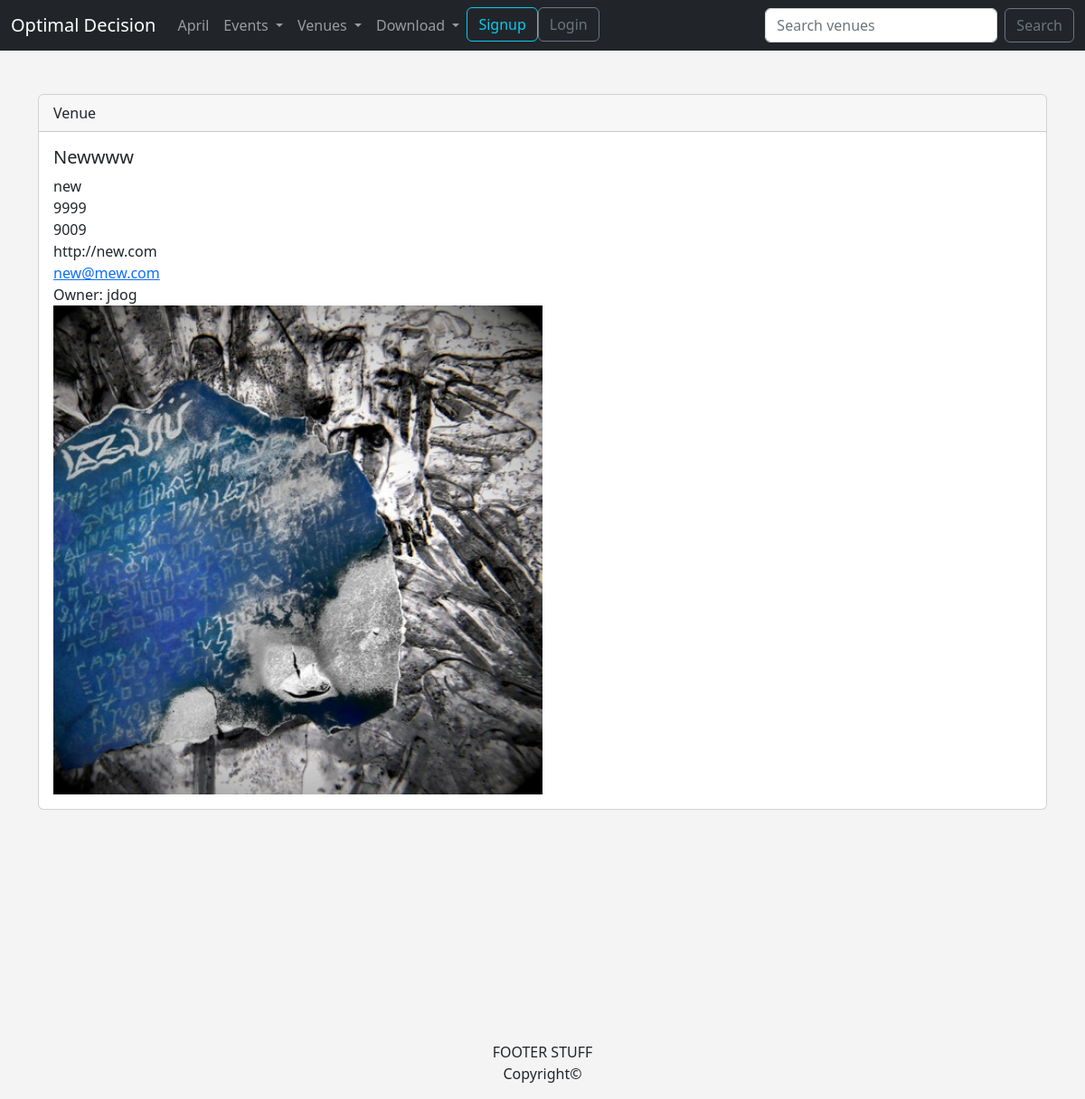
Screenshot of /show_venue/20/ with the database file from the repository.
### events/models.py (models this page shows)
class Venue(models.Model):
    name = models.CharField('Event Name', max_length=120)
    address = models.CharField('Address', max_length=300)
    zip_code = models.CharField('Zip Code', max_length=10)
    phone = models.CharField('Contact Phone', blank=True, max_length=25)
    web = models.URLField('Website Address', blank=True)
    email_address = models.EmailField('Email Address', blank=True)
    owner = models.IntegerField('Venue Owner', blank=False, default=1)
    venue_image = models.ImageField(blank=True, null=True, upload_to='images/')
    def __str__(self):
        return self.name

### events/views.py (the view)
# urls.py: path('show_venue/<venue_id>/', views.show_venue, name='show_venue'),
def show_venue(request, venue_id):
    venue = Venue.objects.get(pk=venue_id)
    venue_owner = User.objects.get(pk=venue.owner)
    return render(request, 'events/show_venue.html', {'venue': venue, 'venue_owner': venue_owner})

### events/templates/events/show_venue.html (shortened to what this page needs)
{% extends 'events/base.html' %}
{% block content %}
<br>
<div class="card">
  <div class="card-header">
   Venue
  </div>
  <div class="card-body">
    <h5 class="card-title">{{ venue }}</h5>
    <p class="card-text">
    {{ venue.address }}<br/>
    {{ venue.zip_code }}<br/>
    {{ venue.phone }}<br/>
    {{ venue.web }}<br/>
    <a href='{{ venue.web }}'>{{ venue.email_address }}</a><br/>
    Owner: {{ venue_owner }}<br/>
    {% if venue.venue_image %}
    <img style='width: 50%; height:50%;' src='{{ venue.venue_image.url }}'></br>
    {% endif %}
    </p>
    </div>
  </div>
</div>
<br/>
{% endblock content %}

### events/templates/events/base.html (style rules this page uses)
body { background: #f4f4f4; }

### rows the page displays
Venue: name "Newwww", address "new", zip_code "9999", phone "9009", web "http://new.com", email_address "new@mew.com", venue_image (picture)

### other values shown
{{ venue_owner }} "jdog"
